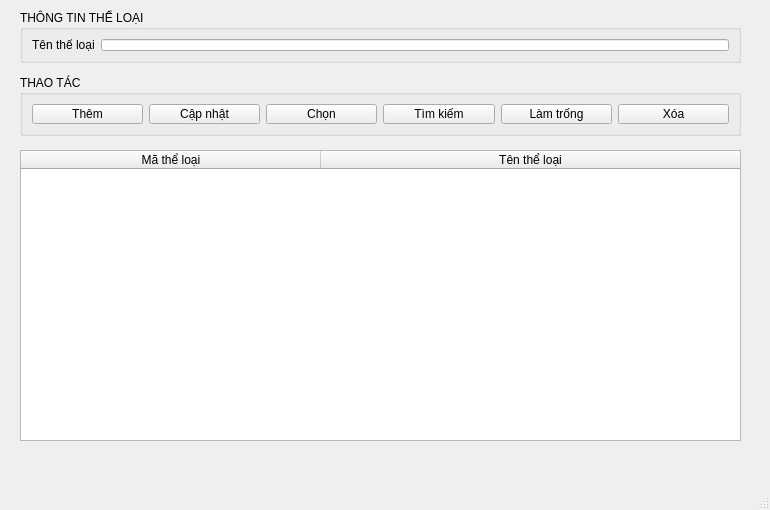
<?xml version="1.0" encoding="UTF-8"?>
<ui version="4.0">
 <class>ql_theloaiWindow</class>
 <widget class="QMainWindow" name="ql_theloaiWindow">
  <property name="geometry">
   <rect>
    <x>0</x>
    <y>0</y>
    <width>770</width>
    <height>510</height>
   </rect>
  </property>
  <property name="windowTitle">
   <string>Quản lý thể loại</string>
  </property>
  <property name="windowIcon">
   <iconset>
    <normaloff>icon/book_2_24dp_FILL0_wght400_GRAD0_opsz24.svg</normaloff>icon/book_2_24dp_FILL0_wght400_GRAD0_opsz24.svg</iconset>
  </property>
  <widget class="QWidget" name="centralwidget">
   <widget class="QGroupBox" name="groupBox">
    <property name="geometry">
     <rect>
      <x>20</x>
      <y>10</y>
      <width>721</width>
      <height>53</height>
     </rect>
    </property>
    <property name="title">
     <string>THÔNG TIN THỂ LOẠI</string>
    </property>
    <layout class="QGridLayout" name="gridLayout">
     <item row="0" column="0">
      <widget class="QLabel" name="label">
       <property name="text">
        <string>Tên thể loại</string>
       </property>
      </widget>
     </item>
     <item row="0" column="1">
      <widget class="QLineEdit" name="tenTheLoai_lineEdit"/>
     </item>
    </layout>
   </widget>
   <widget class="QGroupBox" name="groupBox_2">
    <property name="geometry">
     <rect>
      <x>20</x>
      <y>75</y>
      <width>721</width>
      <height>61</height>
     </rect>
    </property>
    <property name="title">
     <string>THAO TÁC</string>
    </property>
    <layout class="QGridLayout" name="gridLayout_2">
     <item row="0" column="0">
      <widget class="QPushButton" name="them_pushButton">
       <property name="text">
        <string>Thêm</string>
       </property>
       <property name="icon">
        <iconset>
         <normaloff>icon/add_circle_24dp_FILL0_wght400_GRAD0_opsz24.svg</normaloff>icon/add_circle_24dp_FILL0_wght400_GRAD0_opsz24.svg</iconset>
       </property>
      </widget>
     </item>
     <item row="0" column="1">
      <widget class="QPushButton" name="capNhat_pushButton">
       <property name="text">
        <string>Cập nhật</string>
       </property>
       <property name="icon">
        <iconset>
         <normaloff>icon/sync_24dp_FILL0_wght400_GRAD0_opsz24.svg</normaloff>icon/sync_24dp_FILL0_wght400_GRAD0_opsz24.svg</iconset>
       </property>
      </widget>
     </item>
     <item row="0" column="2">
      <widget class="QPushButton" name="chon_pushButton">
       <property name="text">
        <string>Chọn</string>
       </property>
       <property name="icon">
        <iconset>
         <normaloff>icon/check_box_24dp_FILL0_wght400_GRAD0_opsz24.svg</normaloff>icon/check_box_24dp_FILL0_wght400_GRAD0_opsz24.svg</iconset>
       </property>
      </widget>
     </item>
     <item row="0" column="3">
      <widget class="QPushButton" name="timKiem_pushButton">
       <property name="text">
        <string>Tìm kiếm</string>
       </property>
       <property name="icon">
        <iconset>
         <normaloff>icon/search_24dp_FILL0_wght400_GRAD0_opsz24.svg</normaloff>icon/search_24dp_FILL0_wght400_GRAD0_opsz24.svg</iconset>
       </property>
      </widget>
     </item>
     <item row="0" column="4">
      <widget class="QPushButton" name="clear_pushButton">
       <property name="text">
        <string>Làm trống</string>
       </property>
       <property name="icon">
        <iconset>
         <normaloff>icon/backspace_24dp_FILL0_wght400_GRAD0_opsz24.svg</normaloff>icon/backspace_24dp_FILL0_wght400_GRAD0_opsz24.svg</iconset>
       </property>
      </widget>
     </item>
     <item row="0" column="5">
      <widget class="QPushButton" name="xoa_pushButton">
       <property name="text">
        <string>Xóa</string>
       </property>
       <property name="icon">
        <iconset>
         <normaloff>icon/delete_24dp_FILL0_wght400_GRAD0_opsz24.svg</normaloff>icon/delete_24dp_FILL0_wght400_GRAD0_opsz24.svg</iconset>
       </property>
      </widget>
     </item>
    </layout>
   </widget>
   <widget class="QTableWidget" name="tableWidget">
    <property name="geometry">
     <rect>
      <x>20</x>
      <y>150</y>
      <width>721</width>
      <height>291</height>
     </rect>
    </property>
    <property name="focusPolicy">
     <enum>Qt::NoFocus</enum>
    </property>
    <property name="showGrid">
     <bool>false</bool>
    </property>
    <attribute name="horizontalHeaderDefaultSectionSize">
     <number>300</number>
    </attribute>
    <attribute name="horizontalHeaderStretchLastSection">
     <bool>true</bool>
    </attribute>
    <attribute name="verticalHeaderVisible">
     <bool>false</bool>
    </attribute>
    <column>
     <property name="text">
      <string>Mã thể loại</string>
     </property>
    </column>
    <column>
     <property name="text">
      <string>Tên thể loại</string>
     </property>
    </column>
   </widget>
  </widget>
  <widget class="QMenuBar" name="menubar">
   <property name="geometry">
    <rect>
     <x>0</x>
     <y>0</y>
     <width>770</width>
     <height>21</height>
    </rect>
   </property>
  </widget>
  <widget class="QStatusBar" name="statusbar"/>
 </widget>
 <resources/>
 <connections/>
</ui>
